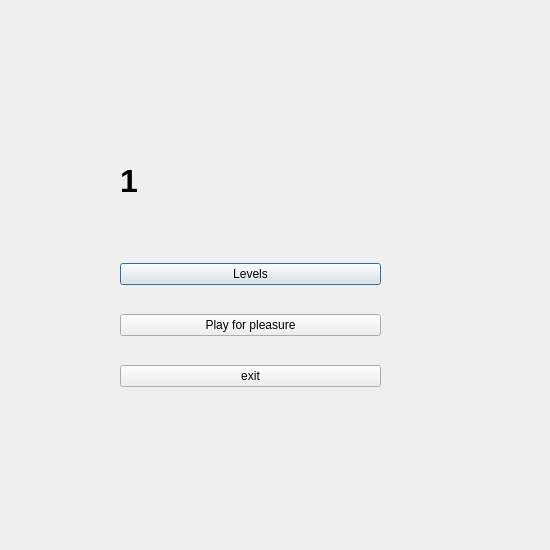
<?xml version="1.0" encoding="UTF-8"?>
<ui version="4.0">
 <class>End</class>
 <widget class="QDialog" name="End">
  <property name="geometry">
   <rect>
    <x>0</x>
    <y>0</y>
    <width>550</width>
    <height>550</height>
   </rect>
  </property>
  <property name="minimumSize">
   <size>
    <width>550</width>
    <height>550</height>
   </size>
  </property>
  <property name="maximumSize">
   <size>
    <width>550</width>
    <height>550</height>
   </size>
  </property>
  <property name="windowTitle">
   <string>Dialog</string>
  </property>
  <widget class="QWidget" name="horizontalLayoutWidget">
   <property name="geometry">
    <rect>
     <x>120</x>
     <y>120</y>
     <width>261</width>
     <height>121</height>
    </rect>
   </property>
   <layout class="QHBoxLayout" name="horizontalLayout">
    <item>
     <layout class="QGridLayout" name="gridLayout"/>
    </item>
    <item>
     <widget class="QLabel" name="label">
      <property name="palette">
       <palette>
        <active>
         <colorrole role="WindowText">
          <brush brushstyle="SolidPattern">
           <color alpha="255">
            <red>0</red>
            <green>0</green>
            <blue>0</blue>
           </color>
          </brush>
         </colorrole>
         <colorrole role="Button">
          <brush brushstyle="SolidPattern">
           <color alpha="255">
            <red>255</red>
            <green>0</green>
            <blue>0</blue>
           </color>
          </brush>
         </colorrole>
         <colorrole role="Light">
          <brush brushstyle="SolidPattern">
           <color alpha="255">
            <red>255</red>
            <green>127</green>
            <blue>127</blue>
           </color>
          </brush>
         </colorrole>
         <colorrole role="Midlight">
          <brush brushstyle="SolidPattern">
           <color alpha="255">
            <red>255</red>
            <green>63</green>
            <blue>63</blue>
           </color>
          </brush>
         </colorrole>
         <colorrole role="Dark">
          <brush brushstyle="SolidPattern">
           <color alpha="255">
            <red>127</red>
            <green>0</green>
            <blue>0</blue>
           </color>
          </brush>
         </colorrole>
         <colorrole role="Mid">
          <brush brushstyle="SolidPattern">
           <color alpha="255">
            <red>170</red>
            <green>0</green>
            <blue>0</blue>
           </color>
          </brush>
         </colorrole>
         <colorrole role="Text">
          <brush brushstyle="SolidPattern">
           <color alpha="255">
            <red>0</red>
            <green>0</green>
            <blue>0</blue>
           </color>
          </brush>
         </colorrole>
         <colorrole role="BrightText">
          <brush brushstyle="SolidPattern">
           <color alpha="255">
            <red>255</red>
            <green>255</green>
            <blue>255</blue>
           </color>
          </brush>
         </colorrole>
         <colorrole role="ButtonText">
          <brush brushstyle="SolidPattern">
           <color alpha="255">
            <red>0</red>
            <green>0</green>
            <blue>0</blue>
           </color>
          </brush>
         </colorrole>
         <colorrole role="Base">
          <brush brushstyle="SolidPattern">
           <color alpha="255">
            <red>255</red>
            <green>255</green>
            <blue>255</blue>
           </color>
          </brush>
         </colorrole>
         <colorrole role="Window">
          <brush brushstyle="SolidPattern">
           <color alpha="255">
            <red>255</red>
            <green>0</green>
            <blue>0</blue>
           </color>
          </brush>
         </colorrole>
         <colorrole role="Shadow">
          <brush brushstyle="SolidPattern">
           <color alpha="255">
            <red>0</red>
            <green>0</green>
            <blue>0</blue>
           </color>
          </brush>
         </colorrole>
         <colorrole role="AlternateBase">
          <brush brushstyle="SolidPattern">
           <color alpha="255">
            <red>255</red>
            <green>127</green>
            <blue>127</blue>
           </color>
          </brush>
         </colorrole>
         <colorrole role="ToolTipBase">
          <brush brushstyle="SolidPattern">
           <color alpha="255">
            <red>255</red>
            <green>255</green>
            <blue>220</blue>
           </color>
          </brush>
         </colorrole>
         <colorrole role="ToolTipText">
          <brush brushstyle="SolidPattern">
           <color alpha="255">
            <red>0</red>
            <green>0</green>
            <blue>0</blue>
           </color>
          </brush>
         </colorrole>
         <colorrole role="PlaceholderText">
          <brush brushstyle="SolidPattern">
           <color alpha="128">
            <red>0</red>
            <green>0</green>
            <blue>0</blue>
           </color>
          </brush>
         </colorrole>
        </active>
        <inactive>
         <colorrole role="WindowText">
          <brush brushstyle="SolidPattern">
           <color alpha="255">
            <red>0</red>
            <green>0</green>
            <blue>0</blue>
           </color>
          </brush>
         </colorrole>
         <colorrole role="Button">
          <brush brushstyle="SolidPattern">
           <color alpha="255">
            <red>255</red>
            <green>0</green>
            <blue>0</blue>
           </color>
          </brush>
         </colorrole>
         <colorrole role="Light">
          <brush brushstyle="SolidPattern">
           <color alpha="255">
            <red>255</red>
            <green>127</green>
            <blue>127</blue>
           </color>
          </brush>
         </colorrole>
         <colorrole role="Midlight">
          <brush brushstyle="SolidPattern">
           <color alpha="255">
            <red>255</red>
            <green>63</green>
            <blue>63</blue>
           </color>
          </brush>
         </colorrole>
         <colorrole role="Dark">
          <brush brushstyle="SolidPattern">
           <color alpha="255">
            <red>127</red>
            <green>0</green>
            <blue>0</blue>
           </color>
          </brush>
         </colorrole>
         <colorrole role="Mid">
          <brush brushstyle="SolidPattern">
           <color alpha="255">
            <red>170</red>
            <green>0</green>
            <blue>0</blue>
           </color>
          </brush>
         </colorrole>
         <colorrole role="Text">
          <brush brushstyle="SolidPattern">
           <color alpha="255">
            <red>0</red>
            <green>0</green>
            <blue>0</blue>
           </color>
          </brush>
         </colorrole>
         <colorrole role="BrightText">
          <brush brushstyle="SolidPattern">
           <color alpha="255">
            <red>255</red>
            <green>255</green>
            <blue>255</blue>
           </color>
          </brush>
         </colorrole>
         <colorrole role="ButtonText">
          <brush brushstyle="SolidPattern">
           <color alpha="255">
            <red>0</red>
            <green>0</green>
            <blue>0</blue>
           </color>
          </brush>
         </colorrole>
         <colorrole role="Base">
          <brush brushstyle="SolidPattern">
           <color alpha="255">
            <red>255</red>
            <green>255</green>
            <blue>255</blue>
           </color>
          </brush>
         </colorrole>
         <colorrole role="Window">
          <brush brushstyle="SolidPattern">
           <color alpha="255">
            <red>255</red>
            <green>0</green>
            <blue>0</blue>
           </color>
          </brush>
         </colorrole>
         <colorrole role="Shadow">
          <brush brushstyle="SolidPattern">
           <color alpha="255">
            <red>0</red>
            <green>0</green>
            <blue>0</blue>
           </color>
          </brush>
         </colorrole>
         <colorrole role="AlternateBase">
          <brush brushstyle="SolidPattern">
           <color alpha="255">
            <red>255</red>
            <green>127</green>
            <blue>127</blue>
           </color>
          </brush>
         </colorrole>
         <colorrole role="ToolTipBase">
          <brush brushstyle="SolidPattern">
           <color alpha="255">
            <red>255</red>
            <green>255</green>
            <blue>220</blue>
           </color>
          </brush>
         </colorrole>
         <colorrole role="ToolTipText">
          <brush brushstyle="SolidPattern">
           <color alpha="255">
            <red>0</red>
            <green>0</green>
            <blue>0</blue>
           </color>
          </brush>
         </colorrole>
         <colorrole role="PlaceholderText">
          <brush brushstyle="SolidPattern">
           <color alpha="128">
            <red>0</red>
            <green>0</green>
            <blue>0</blue>
           </color>
          </brush>
         </colorrole>
        </inactive>
        <disabled>
         <colorrole role="WindowText">
          <brush brushstyle="SolidPattern">
           <color alpha="255">
            <red>127</red>
            <green>0</green>
            <blue>0</blue>
           </color>
          </brush>
         </colorrole>
         <colorrole role="Button">
          <brush brushstyle="SolidPattern">
           <color alpha="255">
            <red>255</red>
            <green>0</green>
            <blue>0</blue>
           </color>
          </brush>
         </colorrole>
         <colorrole role="Light">
          <brush brushstyle="SolidPattern">
           <color alpha="255">
            <red>255</red>
            <green>127</green>
            <blue>127</blue>
           </color>
          </brush>
         </colorrole>
         <colorrole role="Midlight">
          <brush brushstyle="SolidPattern">
           <color alpha="255">
            <red>255</red>
            <green>63</green>
            <blue>63</blue>
           </color>
          </brush>
         </colorrole>
         <colorrole role="Dark">
          <brush brushstyle="SolidPattern">
           <color alpha="255">
            <red>127</red>
            <green>0</green>
            <blue>0</blue>
           </color>
          </brush>
         </colorrole>
         <colorrole role="Mid">
          <brush brushstyle="SolidPattern">
           <color alpha="255">
            <red>170</red>
            <green>0</green>
            <blue>0</blue>
           </color>
          </brush>
         </colorrole>
         <colorrole role="Text">
          <brush brushstyle="SolidPattern">
           <color alpha="255">
            <red>127</red>
            <green>0</green>
            <blue>0</blue>
           </color>
          </brush>
         </colorrole>
         <colorrole role="BrightText">
          <brush brushstyle="SolidPattern">
           <color alpha="255">
            <red>255</red>
            <green>255</green>
            <blue>255</blue>
           </color>
          </brush>
         </colorrole>
         <colorrole role="ButtonText">
          <brush brushstyle="SolidPattern">
           <color alpha="255">
            <red>127</red>
            <green>0</green>
            <blue>0</blue>
           </color>
          </brush>
         </colorrole>
         <colorrole role="Base">
          <brush brushstyle="SolidPattern">
           <color alpha="255">
            <red>255</red>
            <green>0</green>
            <blue>0</blue>
           </color>
          </brush>
         </colorrole>
         <colorrole role="Window">
          <brush brushstyle="SolidPattern">
           <color alpha="255">
            <red>255</red>
            <green>0</green>
            <blue>0</blue>
           </color>
          </brush>
         </colorrole>
         <colorrole role="Shadow">
          <brush brushstyle="SolidPattern">
           <color alpha="255">
            <red>0</red>
            <green>0</green>
            <blue>0</blue>
           </color>
          </brush>
         </colorrole>
         <colorrole role="AlternateBase">
          <brush brushstyle="SolidPattern">
           <color alpha="255">
            <red>255</red>
            <green>0</green>
            <blue>0</blue>
           </color>
          </brush>
         </colorrole>
         <colorrole role="ToolTipBase">
          <brush brushstyle="SolidPattern">
           <color alpha="255">
            <red>255</red>
            <green>255</green>
            <blue>220</blue>
           </color>
          </brush>
         </colorrole>
         <colorrole role="ToolTipText">
          <brush brushstyle="SolidPattern">
           <color alpha="255">
            <red>0</red>
            <green>0</green>
            <blue>0</blue>
           </color>
          </brush>
         </colorrole>
         <colorrole role="PlaceholderText">
          <brush brushstyle="SolidPattern">
           <color alpha="128">
            <red>0</red>
            <green>0</green>
            <blue>0</blue>
           </color>
          </brush>
         </colorrole>
        </disabled>
       </palette>
      </property>
      <property name="font">
       <font>
        <pointsize>24</pointsize>
        <weight>75</weight>
        <bold>true</bold>
       </font>
      </property>
      <property name="text">
       <string>1</string>
      </property>
     </widget>
    </item>
   </layout>
  </widget>
  <widget class="QWidget" name="verticalLayoutWidget">
   <property name="geometry">
    <rect>
     <x>120</x>
     <y>240</y>
     <width>261</width>
     <height>171</height>
    </rect>
   </property>
   <layout class="QVBoxLayout" name="verticalLayout">
    <item>
     <widget class="QPushButton" name="pushButton">
      <property name="text">
       <string>Levels</string>
      </property>
     </widget>
    </item>
    <item>
     <widget class="QPushButton" name="pushButton_2">
      <property name="text">
       <string>Play for pleasure</string>
      </property>
     </widget>
    </item>
    <item>
     <widget class="QPushButton" name="pushButton_3">
      <property name="text">
       <string>exit</string>
      </property>
     </widget>
    </item>
   </layout>
  </widget>
 </widget>
 <resources/>
 <connections/>
</ui>
